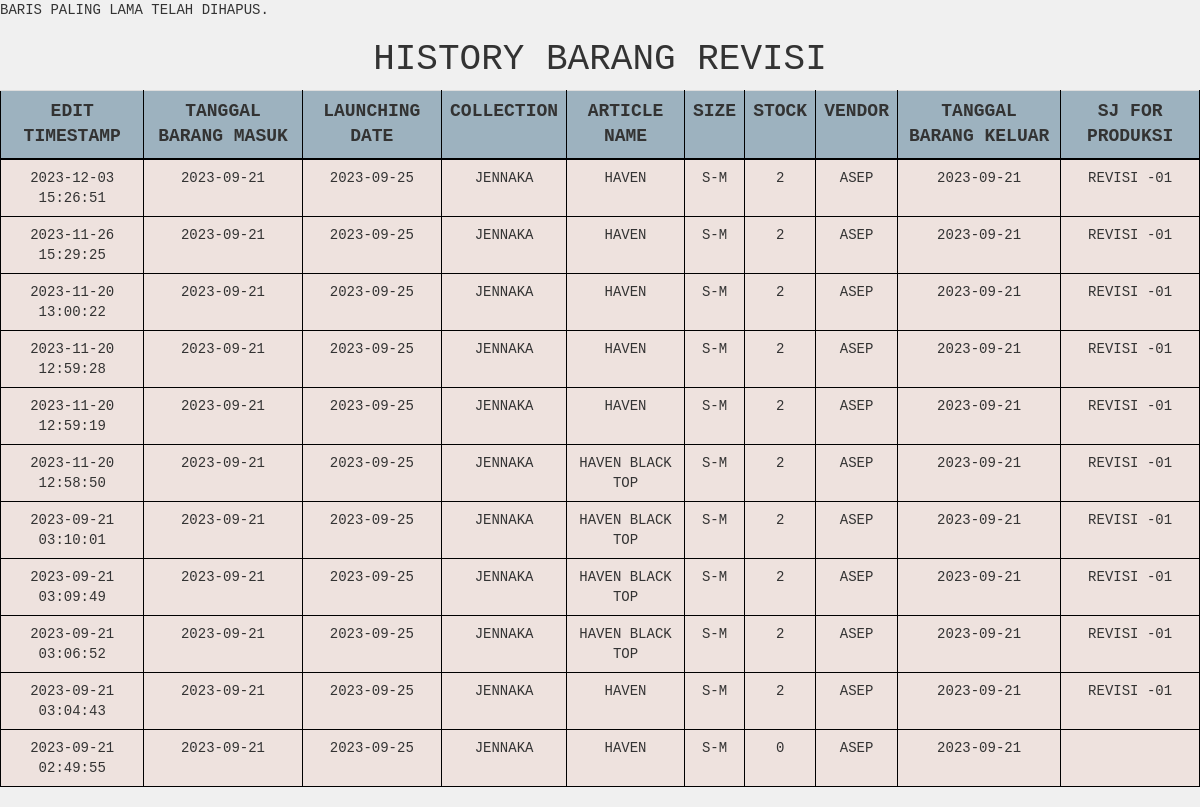
The page /qc/barangrevisi/barangrevisi_history.php (signed in) on the database as committed earlier.
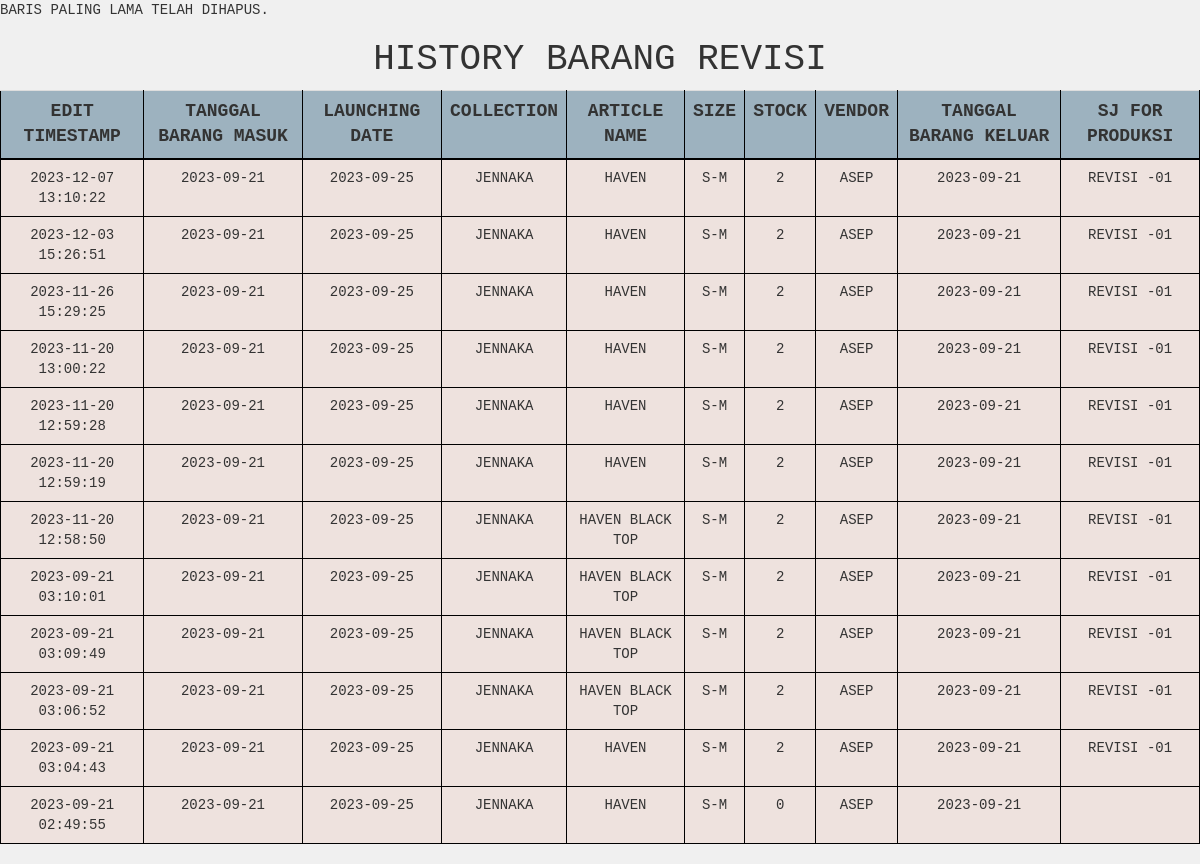
The same page on the database as committed later.
### tables this page shows
CREATE TABLE `barangrevisi_history` (
  `id` int(25) NOT NULL,
  `idbarang_revisi` int(25) NOT NULL,
  `tgl_brg_masuk` date NOT NULL,
  `launching_date` date NOT NULL,
  `collection` varchar(255) NOT NULL,
  `article_name` varchar(255) NOT NULL,
  `size` varchar(15) NOT NULL,
  `stock` int(255) NOT NULL,
  `vendor` varchar(255) NOT NULL,
  `tgl_brg_keluar` date NOT NULL,
  `sj_for_produksi` varchar(255) NOT NULL,
  `idbarang_qc` int(25) NOT NULL,
  `edit_timestamp` timestamp NOT NULL DEFAULT current_timestamp()
);

### qc/barangrevisi/barangrevisi_history.php (the view, shortened to what this page needs)
<?php
$servername = "localhost";
$username = "root";
$password = "";
$dbname = "gudangjenna";
$conn = mysqli_connect($servername, $username, $password, $dbname);
$sql = "SELECT * FROM barangrevisi_history ORDER BY edit_timestamp DESC";
$result = mysqli_query($conn, $sql);
?>
<!DOCTYPE html>
<html>
<head>
    <link href="../../vendor/css/bootstrap/bootstrap.min.css" rel="stylesheet">
    <link href="../../vendor/css/bootstrap/bootstrap.css" rel="stylesheet">
    <link href="../../vendor/font-awesome/css/font-awesome.min.css" rel="stylesheet" type="text/css">
    <link href="../../css/tabel.css" rel="stylesheet">
</head>
<body>
    <h1 style="text-align: center;">History Barang Revisi</h1>
    <table class="table table-hover">
        <tr>
            <th>Edit Timestamp</th>
            <th scope="col">Tanggal Barang Masuk</th>
            <th scope="col">Launching Date</th>
            <th scope="col">Collection</th>
            <th scope="col">Article Name</th>
            <th scope="col">Size</th>
            <th scope="col">Stock</th>
            <th scope="col">Vendor</th>
            <th scope="col">Tanggal Barang Keluar</th>
            <th scope="col">SJ For Produksi</th>
        </tr>
        <?php
        while ($row = mysqli_fetch_assoc($result)) {
            echo "<tr>";
            echo "<td>" . $row['edit_timestamp'] . "</td>";
            echo "<td>" . $row['tgl_brg_masuk'] . "</td>";
            echo "<td>" . $row['launching_date'] . "</td>";
            echo "<td>" . $row['collection'] . "</td>";
            echo "<td>" . $row['article_name'] . "</td>";
            echo "<td>" . $row['size'] . "</td>";
            echo "<td>" . $row['stock'] . "</td>";
            echo "<td>" . $row['vendor'] . "</td>";
            echo "<td>" . $row['tgl_brg_keluar'] . "</td>";
            echo "<td>" . $row['sj_for_produksi'] . "</td>";
            echo "</tr>";
        }
        ?>
    </table>
</body>
</html>

Rows that differ between the two databases and show on the page:
added barangrevisi_history: edit_timestamp "2023-12-07 13:10:22", tgl_brg_masuk "2023-09-21", launching_date "2023-09-25", collection "JENNAKA", article_name "HAVEN", size "S-M", stock "2", vendor "ASEP", tgl_brg_keluar "2023-09-21", sj_for_produksi "REVISI -01"
